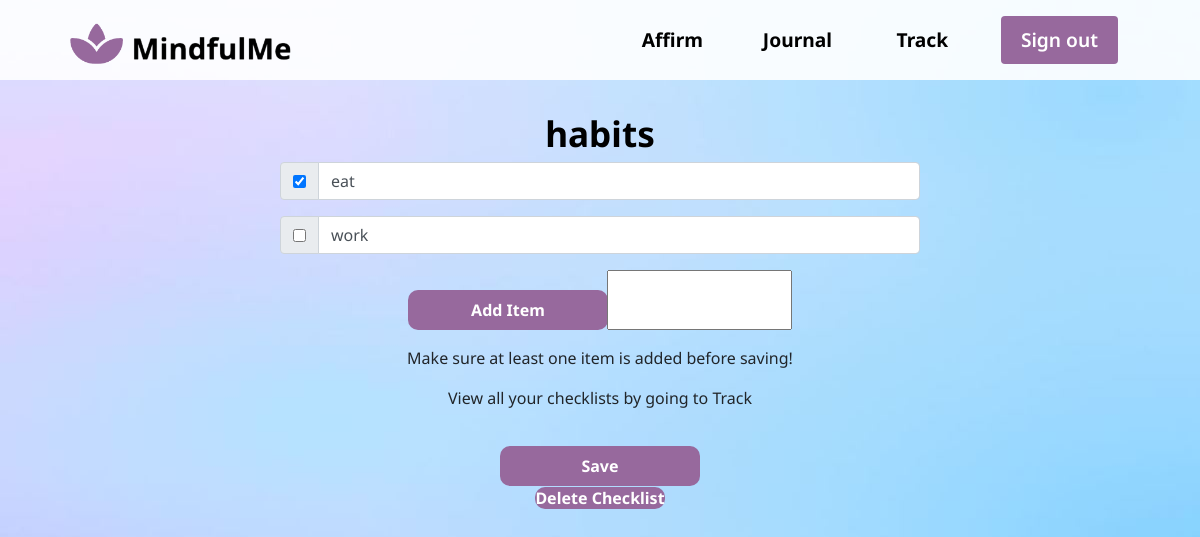
The app's page /37 with its own data.
### main/models.py (models this page shows, shortened)
class ToDoList(models.Model):
	user = models.ForeignKey(User, on_delete=models.CASCADE, related_name="todolist", null=False)
	name = models.CharField(max_length=200)

class Item(models.Model):
	todolist = models.ForeignKey(ToDoList, on_delete=models.CASCADE)
	text = models.CharField(max_length=300)
	complete = models.BooleanField()

### main/views.py (the view, shortened to what this page needs)
# urls.py: path("<int:id>", views.list, name="index"),
def list(request, id):
    ls = ToDoList.objects.get(id=id)
    return render(request, "main/list.html", {"ls":ls})

### main/templates/main/list.html (shortened to what this page needs)
{% load static %}
<!DOCTYPE html>
<html>
  <head>
    <link rel="stylesheet" href="{% static 'css/global.css' %}">
    <link rel="stylesheet" href="{% static 'css/styles.css' %}">
    <link rel="stylesheet" href="https://cdn.jsdelivr.net/npm/bootstrap@4.3.1/dist/css/bootstrap.min.css">
  </head>
  <nav class="navbar">
      <div class="navbar__container">
        <a href="/profile">
          <img src = "{% static 'graphics/logo.png' %}" height = "50px" width = "230px" style="margin-top: 10px;"/>
        </a>
        <ul class="navbar__menu">
          <li class="navbar__item">
            <a href="/affirm" class="navbar__links" id="affirm-page">Affirm</a>
          </li>
          <li class="navbar__item">
            <a href="/journal" class="navbar__links" id="journal-page">Journal</a>
          </li>
          <li class="navbar__item">
            <a href="/track" class="navbar__links" id="track-page">Track</a>
          </li>
          <li class="navbar__btn">
            <a href="/login" class="button" id="signup">Sign out</a>
          </li>
        </ul>
      </div>
    </nav>
  <body>
    <h1 style="color: black; font-size: 2.2rem; font-style: 'Noto Sans', sans-serif; text-align: center; font-weight: bold; margin-top: 2rem;">{{ls.name}}</h1>
	<form method="post" action="#">
    <div style="display: flex; justify-content: center;">
      <div style="flex: column; width: 40rem; justify-content: center;">
        {% for item in ls.item_set.all %}
        <div class="input-group mb-3">
          <div class="input-group-prepend">
            <div class="input-group-text">
              {% if item.complete == True %}
                <input type="checkbox" value="clicked" name="c{{item.id}}" checked>
              {% else %}
                <input type="checkbox" value="clicked" name="c{{item.id}}">
              {% endif %}
            </div>
          </div>
          <input type="text" value="{{item.text}}" class="form-control">
        </div>
        {% endfor %}
      </div>
    </div>
		<div class="input-group mb-3" style="text-align:center; position: relative; justify-content: center;">
			<div class="input-group-prepend" >
				<button type="submit" name="newItem" value="newItem" id="button">Add Item</button>
			</div>
			<input type="text" name="new">
		</div>
    <p>Make sure at least one item is added before saving!</p>
    <p>View all your checklists by going to Track</p>
		<button type="submit" name="save" value="save" id = "button" >Save</button>
	</form>
    <a href="/delete_list/{{ls.name}}/" id = "button">Delete Checklist</a>
</body>
</html>

### main/static/css/global.css (style rules this page uses)
* { font-family: 'Noto Sans', sans-serif; }
html,body { height: 100%; background-image: url("static/graphics/background.jpg"); }

### main/static/css/styles.css (style rules this page uses)
* { box-sizing: border-box; margin: 0; padding: 0; scroll-behavior: smooth; font-family: 'Noto Sans', sans-serif; }
html,body { height: 100%; }
.navbar { background: rgba(255, 255, 255, 0.9); height: 80px; display: flex; justify-content: center; align-items: center; font-size: 1.2rem; position: sticky; top: 0; z-index: 999; }
.navbar__container { display: flex; justify-content: space-between; height: 80px; z-index: 1; width: 100%; max-width: 1300px; margin: 0 auto; padding: 0 50px; }
.navbar__menu { display: flex; align-items: center; list-style: none; }
.navbar__item { height: 80px; }
.navbar__links { color: #000000; font-weight: bold; display: flex; align-items: center; justify-content: center; width: 125px; text-decoration: none; height: 100%; transition: all 0.3s ease; }
.navbar__btn { display: flex; justify-content: center; align-items: center; padding: 0 1rem; width: 100%; font-weight: 550; }
.button { display: flex; justify-content: center; align-items: center; text-decoration: none; padding: 10px 20px; height: 100%; width: 100%; border: none; outline: none; border-radius: 4px; background: rgb(151, 105, 157); color: #fff; transition: all 0.3s ease; }

### records on screen
ToDoList: name "habits"
Item: text "eat"
Item: text "work"
